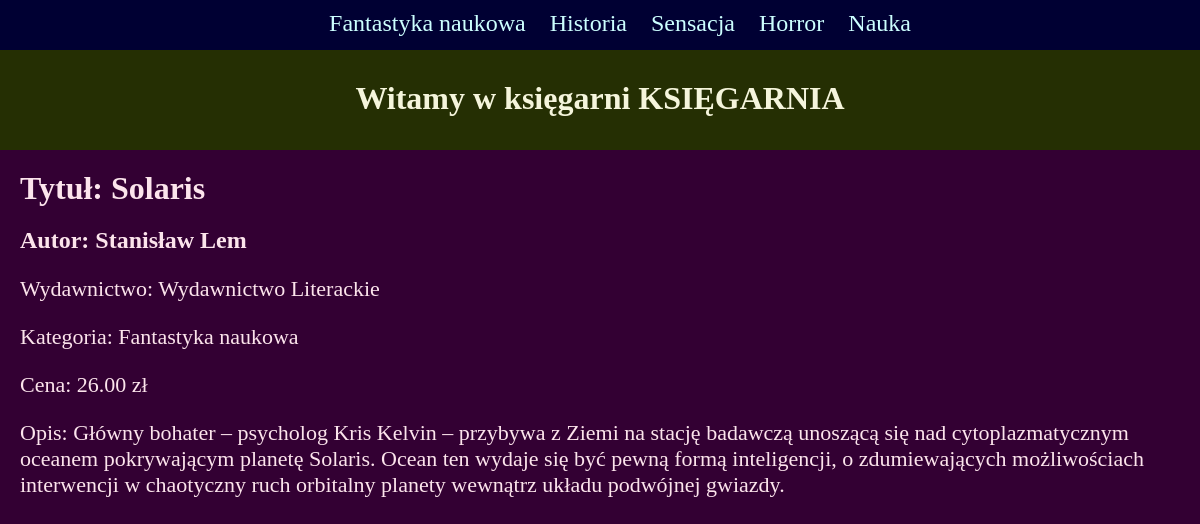
The page /book/2 on the database its author committed.
### Books/models.py (models this page shows, shortened)
class Category(models.Model):
    name = models.CharField(max_length=30)
    class Meta:
        verbose_name = "Category"
        verbose_name_plural = "Categories"
    def __str__(self):
        return self.name

class Books(models.Model):
    title = models.CharField(max_length=50)  # odpowiednik <input type="text">
    author = models.CharField(max_length=50)
    category = models.ForeignKey(Category, on_delete=models.CASCADE, null=True, blank=True)
    publishingHouse = models.ForeignKey(PublishingHouse, on_delete=models.CASCADE, null=True)
    description = models.TextField(blank=True)  # odpowiednik <textarea>  blank=True - nieobowiązkowe
    price = models.DecimalField(max_digits=6, decimal_places=2)  # liczby max 6 cyfrowe, z dwoma miejscami po przecinku
    class Meta:
        verbose_name = "Book"  # liczba pojedyncza
        verbose_name_plural = "Books"  # liczba mnoga

class PublishingHouse(models.Model):
    name = models.CharField(max_length=70)
    description = models.TextField(blank=True)
    class Meta:
        verbose_name: "Publishing House"
        verbose_name_plural = "Publishing Houses"
    def __str__(self):
        return self.name

### Books/views.py (the view)
# urls.py: path('book/<id>', book, name='book'),
def book(request, id):
    onebook = Books.objects.get(pk=id)
    categories = Category.objects.all()
    data = {'onebook': onebook, 'categories': categories}
    return render(request, 'book.html', data)  # przekazujemy słownik data do book.html

### Books/templates/book.html
{% extends 'template.html' %}
{% block book %}
{% if onebook %}
    <h1>Tytuł: {{onebook.title}}</h1>
    <h2>Autor: {{onebook.author}}</h2>
    <p>Wydawnictwo: {{onebook.publishingHouse}}</p>
    <p>Kategoria: {{onebook.category}}</p>
    <p>Cena: {{onebook.price}} zł</p>
    <p>Opis: {{onebook.description}}</p>
{% else %}
    <p>Nie ma takiej książki</p>
{% endif %}
{% endblock book %}

### Books/templates/template.html (shortened to what this page needs)
<!DOCTYPE html>
<html lang="pl">
<head>
    {% load static %}
    <link rel="stylesheet" href="{% static '/style.css' %}">
</head>
<body>
<nav>
    <ul>
        {% for category in categories %}
        <li><a href="/category/{{category.id}}"> {{category.name}} </a></li>
        {% endfor %}
    </ul>
</nav>
<header><h1>Witamy w księgarni KSIĘGARNIA </h1></header>
<main>
    {% block  book %} {% endblock book %}
</main>
</body>
</html>

### Books/static/style.css (style rules this page uses)
body { margin:0; padding:0; background-color:#330033; }
h1 { margin:0; }
header h1 { text-align:center; color:#F5F5DC; padding-top:30px }
header { margin:0; padding:0; height:100px; background-color:#252F03; }
nav { background-color:#000033; height:50px; margin:0; padding:0; }
main { margin:0; padding:20px; color:#FCE4EC }
ul { margin:0; text-align:center }
li { font-size:24px; }
nav li { display:inline-block; padding:10px; }
li a { color:#CCFFFF; text-decoration:none; }
p { font-size:22px; }

### rows shown on the page
Category: name "Fantastyka naukowa"
Category: name "Historia"
Category: name "Sensacja"
Category: name "Horror"
Category: name "Nauka"
Books: title "Solaris", author "Stanisław Lem", publishingHouse "Wydawnictwo Literackie", category "Fantastyka naukowa", price "26.00", description "Główny bohater – psycholog Kris Kelvin – przybywa z Ziemi na stację badawczą unoszącą się nad cytoplazmatycznym oceanem pokrywającym planetę Solaris. Ocean ten wydaje się być pewną formą inteligencji, o zdumiewających możliwościach interwencji w chaotyczny ruch orbitalny planety wewnątrz układu podwójnej gwiazdy."
